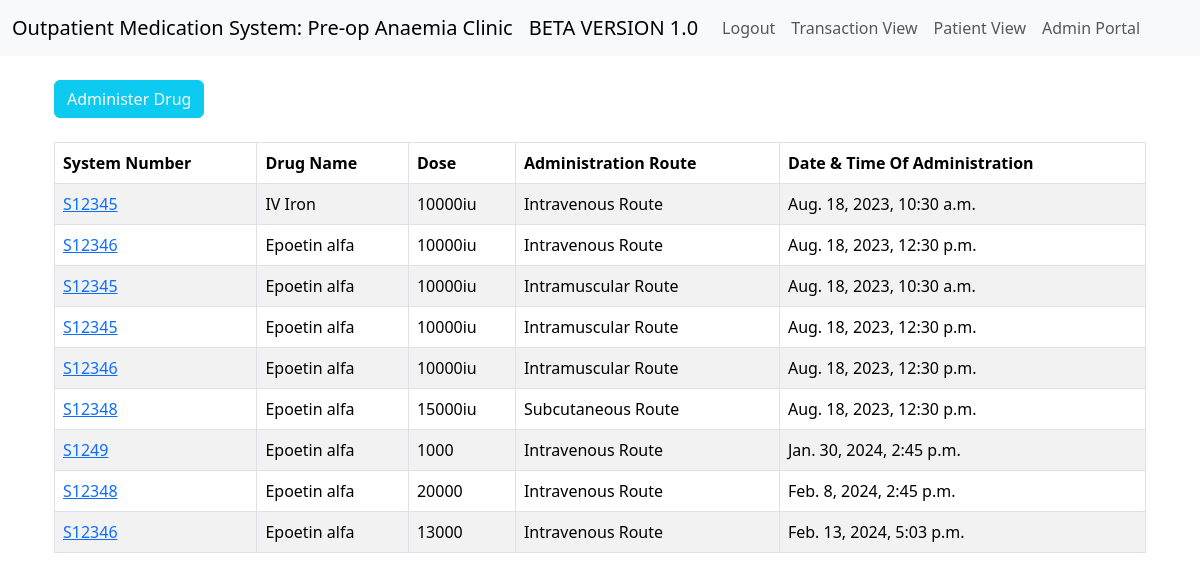
The app's page / (signed in) with its own data.
### website/models.py (models this page shows, shortened)
class Transaction(models.Model):
    System_Number = models.ForeignKey(Patient, on_delete=models.CASCADE)
    Drug_Name = models.ForeignKey(Drug, on_delete=models.CASCADE)
    Dose = models.CharField(max_length=20)
    Administration_Route = models.ForeignKey(Route,on_delete=models.CASCADE)
    Administration_DateTime = models.DateTimeField("Administration Date & Time")

class Patient(models.Model):
    System_Number = models.CharField(max_length=10)
    First_Name = models.CharField(max_length=100)
    Last_Name = models.CharField(max_length=100)
    DOB = models.DateField()
    def __str__(self):
        return(f'{self.System_Number}')

class Drug(models.Model):
    Drug_Name = models.CharField(max_length=100)
    Brand_Name = models.CharField(max_length=100)
    def __str__(self):
        return(f"{self.Drug_Name}")

class Route(models.Model):
    Administration_Route = models.CharField(max_length=100)
    def __str__(self):
        return(f"{self.Administration_Route}")

### website/views.py (the view)
# urls.py: 2. Add a URL to urlpatterns:  path('', views.home, name='home')
def home(request):
    t_records = Transaction.objects.all()
    if request.method == 'POST':
        username = request.POST['username']
        password = request.POST['password']
        user = authenticate(request, username=username, password=password)
        if user is not None:
            login(request, user)
            messages.success(request, "Login successful")
            return redirect('home')
        else:
            messages.success(request, "Login unsuccessful")
            return redirect('home')
    else:
        return render(request, "home.html", {"t_records":t_records})

### website/templates/home.html (shortened to what this page needs)
{% extends 'base.html' %}
{% block content %}
{% if user.is_authenticated %}
<div class = "container-fluid">
<div>
<a href="{% url 'add_transaction' %}" class="btn btn-info text-light">Administer Drug</a>
</div>
<br/>
<table id="example" class="table table-striped table-hover table-bordered">
  <thead>
    <tr>
      <th scope="col">System Number</th>
      <th scope="col">Drug Name</th>
      <th scope="col">Dose</th>
      <th scope="col">Administration Route</th>
      <th scope="col">Date & Time Of Administration</th>
    </tr>
  </thead>
  <tbody>
      {% if t_records %}
      {% for rec in t_records %}
    <tr>
      <td><a href="{% url 'transaction_record' rec.id%}">{{rec.System_Number}}<a/></td>
      <td>{{rec.Drug_Name}}</td>
      <td>{{rec.Dose}}</td>
      <td>{{rec.Administration_Route}}</td>
      <td>{{rec.Administration_DateTime}}</td>
    </tr>
      {% endfor %}
      {% endif %}
  </tbody>
</table>
</div>
{% endif %}
{% endblock %}

### records on screen
Transaction: System_Number "S12345", Drug_Name "IV Iron", Dose "10000iu", Administration_Route "Intravenous Route", Administration_DateTime "Aug. 18, 2023, 10:30 a.m."
Transaction: System_Number "S12346", Drug_Name "Epoetin alfa", Dose "10000iu", Administration_Route "Intravenous Route", Administration_DateTime "Aug. 18, 2023, 12:30 p.m."
Transaction: System_Number "S12345", Drug_Name "Epoetin alfa", Dose "10000iu", Administration_Route "Intramuscular Route", Administration_DateTime "Aug. 18, 2023, 10:30 a.m."
Transaction: System_Number "S12345", Drug_Name "Epoetin alfa", Dose "10000iu", Administration_Route "Intramuscular Route", Administration_DateTime "Aug. 18, 2023, 12:30 p.m."
Transaction: System_Number "S12346", Drug_Name "Epoetin alfa", Dose "10000iu", Administration_Route "Intramuscular Route", Administration_DateTime "Aug. 18, 2023, 12:30 p.m."
Transaction: System_Number "S12348", Drug_Name "Epoetin alfa", Dose "15000iu", Administration_Route "Subcutaneous Route", Administration_DateTime "Aug. 18, 2023, 12:30 p.m."
Transaction: System_Number "S1249", Drug_Name "Epoetin alfa", Dose "1000", Administration_Route "Intravenous Route", Administration_DateTime "Jan. 30, 2024, 2:45 p.m."
Transaction: System_Number "S12348", Drug_Name "Epoetin alfa", Dose "20000", Administration_Route "Intravenous Route", Administration_DateTime "Feb. 8, 2024, 2:45 p.m."
Transaction: System_Number "S12346", Drug_Name "Epoetin alfa", Dose "13000", Administration_Route "Intravenous Route", Administration_DateTime "Feb. 13, 2024, 5:03 p.m."
